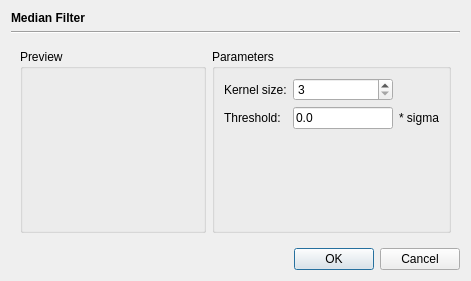
<?xml version="1.0" encoding="UTF-8"?>
<ui version="4.0">
 <class>OpMedianDialog</class>
 <widget class="QDialog" name="OpMedianDialog">
  <property name="geometry">
   <rect>
    <x>0</x>
    <y>0</y>
    <width>471</width>
    <height>281</height>
   </rect>
  </property>
  <property name="windowTitle">
   <string>Dialog</string>
  </property>
  <layout class="QVBoxLayout" name="verticalLayout">
   <item>
    <widget class="QLabel" name="label">
     <property name="font">
      <font>
       <bold>true</bold>
      </font>
     </property>
     <property name="text">
      <string>Median Filter</string>
     </property>
    </widget>
   </item>
   <item>
    <widget class="Line" name="line">
     <property name="orientation">
      <enum>Qt::Horizontal</enum>
     </property>
    </widget>
   </item>
   <item>
    <widget class="QWidget" name="widget_2" native="true">
     <layout class="QHBoxLayout" name="horizontalLayout">
      <item>
       <widget class="QGroupBox" name="groupBox_2">
        <property name="title">
         <string>Preview</string>
        </property>
        <layout class="QHBoxLayout" name="horizontalLayout_2"/>
       </widget>
      </item>
      <item>
       <widget class="QGroupBox" name="groupBox">
        <property name="title">
         <string>Parameters</string>
        </property>
        <layout class="QGridLayout" name="gridLayout">
         <item row="1" column="0">
          <widget class="QLabel" name="label_2">
           <property name="text">
            <string>Threshold:</string>
           </property>
          </widget>
         </item>
         <item row="1" column="1">
          <widget class="QLineEdit" name="thresholdField">
           <property name="sizePolicy">
            <sizepolicy hsizetype="Fixed" vsizetype="Fixed">
             <horstretch>0</horstretch>
             <verstretch>0</verstretch>
            </sizepolicy>
           </property>
           <property name="maximumSize">
            <size>
             <width>100</width>
             <height>16777215</height>
            </size>
           </property>
           <property name="text">
            <string>0.0</string>
           </property>
          </widget>
         </item>
         <item row="0" column="1">
          <widget class="QSpinBox" name="kernelSizeBox">
           <property name="sizePolicy">
            <sizepolicy hsizetype="Fixed" vsizetype="Fixed">
             <horstretch>0</horstretch>
             <verstretch>0</verstretch>
            </sizepolicy>
           </property>
           <property name="maximumSize">
            <size>
             <width>100</width>
             <height>16777215</height>
            </size>
           </property>
           <property name="minimum">
            <number>3</number>
           </property>
           <property name="maximum">
            <number>15</number>
           </property>
           <property name="singleStep">
            <number>2</number>
           </property>
          </widget>
         </item>
         <item row="1" column="2">
          <widget class="QLabel" name="label_3">
           <property name="text">
            <string>* sigma</string>
           </property>
          </widget>
         </item>
         <item row="0" column="0">
          <widget class="QLabel" name="label_4">
           <property name="text">
            <string>Kernel size:</string>
           </property>
          </widget>
         </item>
         <item row="2" column="0">
          <spacer name="verticalSpacer">
           <property name="orientation">
            <enum>Qt::Vertical</enum>
           </property>
           <property name="sizeHint" stdset="0">
            <size>
             <width>20</width>
             <height>40</height>
            </size>
           </property>
          </spacer>
         </item>
        </layout>
       </widget>
      </item>
     </layout>
    </widget>
   </item>
   <item>
    <widget class="QDialogButtonBox" name="buttonBox">
     <property name="orientation">
      <enum>Qt::Horizontal</enum>
     </property>
     <property name="standardButtons">
      <set>QDialogButtonBox::Cancel|QDialogButtonBox::Ok</set>
     </property>
    </widget>
   </item>
  </layout>
 </widget>
 <tabstops>
  <tabstop>kernelSizeBox</tabstop>
  <tabstop>thresholdField</tabstop>
 </tabstops>
 <resources/>
 <connections>
  <connection>
   <sender>buttonBox</sender>
   <signal>accepted()</signal>
   <receiver>OpMedianDialog</receiver>
   <slot>accept()</slot>
   <hints>
    <hint type="sourcelabel">
     <x>248</x>
     <y>254</y>
    </hint>
    <hint type="destinationlabel">
     <x>157</x>
     <y>274</y>
    </hint>
   </hints>
  </connection>
  <connection>
   <sender>buttonBox</sender>
   <signal>rejected()</signal>
   <receiver>OpMedianDialog</receiver>
   <slot>reject()</slot>
   <hints>
    <hint type="sourcelabel">
     <x>316</x>
     <y>260</y>
    </hint>
    <hint type="destinationlabel">
     <x>286</x>
     <y>274</y>
    </hint>
   </hints>
  </connection>
 </connections>
</ui>
